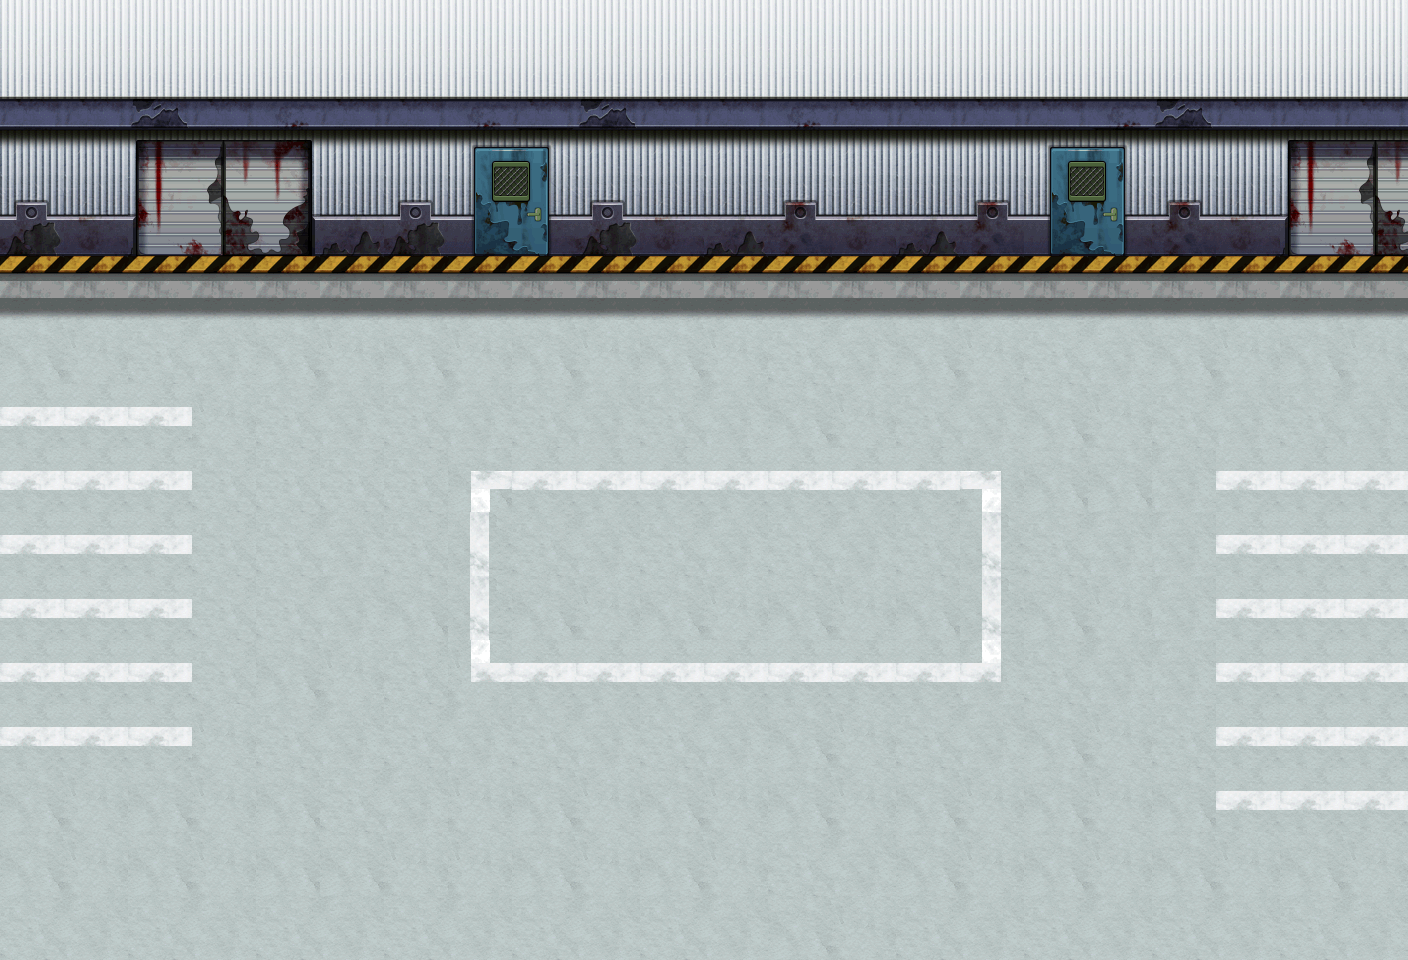

This is a level from a 2D game, rendered from its Tiled map with the project's own tilesets. A one-line summary and the map file follow, with tile-layer data summarised:
An orthogonal 22x15 tile map with 64x64 px tiles, 1 tile layer (background), 46 tilesets and 97 objects (12x collide, 10x collide_bullet).

<map version="1.0" orientation="orthogonal" width="22" height="15" tilewidth="64" tileheight="64">
 <tileset firstgid="1" name="bg02" tilewidth="64" tileheight="64">
  <image source="bg02.png" width="512" height="256" />
 </tileset>
 <tileset firstgid="33" name="jianzhu2_chaungzi01" tilewidth="61" tileheight="69">
  <image source="jianzhu2_chaungzi01.png" width="61" height="69" />
 </tileset>
 <tileset firstgid="34" name="jianzhu2_chaungzi02" tilewidth="61" tileheight="69">
  <image source="jianzhu2_chaungzi02.png" width="61" height="69" />
 </tileset>
 <tileset firstgid="35" name="jianzhu2_keng01" tilewidth="341" tileheight="173">
  <image source="jianzhu2_keng01.png" width="341" height="173" />
 </tileset>
 <tileset firstgid="36" name="jianzhu2_keng02" tilewidth="219" tileheight="126">
  <image source="jianzhu2_keng02.png" width="219" height="126" />
 </tileset>
 <tileset firstgid="37" name="jianzhu2_keng03" tilewidth="190" tileheight="112">
  <image source="jianzhu2_keng03.png" width="190" height="112" />
 </tileset>
 <tileset firstgid="38" name="jianzhu2_shidui" tilewidth="178" tileheight="392">
  <image source="jianzhu2_shidui.png" width="178" height="392" />
 </tileset>
 <tileset firstgid="39" name="jianzhu2_shidui02" tilewidth="91" tileheight="79">
  <image source="jianzhu2_shidui02.png" width="91" height="79" />
 </tileset>
 <tileset firstgid="40" name="jianzhu2_shidui03" tilewidth="122" tileheight="72">
  <image source="jianzhu2_shidui03.png" width="122" height="72" />
 </tileset>
 <tileset firstgid="41" name="jianzhu2_shidui04" tilewidth="197" tileheight="122">
  <image source="jianzhu2_shidui04.png" width="197" height="122" />
 </tileset>
 <tileset firstgid="42" name="jianzhu2_suimutou" tilewidth="173" tileheight="97">
  <image source="jianzhu2_suimutou.png" width="173" height="97" />
 </tileset>
 <tileset firstgid="43" name="jianzhu_xiangzi05" tilewidth="150" tileheight="170">
  <image source="jianzhu_xiangzi05.png" width="150" height="170" />
 </tileset>
 <tileset firstgid="44" name="jianzhu_xiangzi06" tilewidth="90" tileheight="113">
  <image source="jianzhu_xiangzi06.png" width="90" height="113" />
 </tileset>
 <tileset firstgid="45" name="jianzhu_xiangzi02" tilewidth="122" tileheight="126">
  <image source="jianzhu_xiangzi02.png" width="122" height="126" />
 </tileset>
 <tileset firstgid="46" name="jianzhu_xiangzi03" tilewidth="122" tileheight="76">
  <image source="jianzhu_xiangzi03.png" width="122" height="76" />
 </tileset>
 <tileset firstgid="47" name="jianzhu_xiangzi04" tilewidth="183" tileheight="126">
  <image source="jianzhu_xiangzi04.png" width="183" height="126" />
 </tileset>
 <tileset firstgid="48" name="jianzhu_xiangzi01" tilewidth="71" tileheight="80">
  <image source="jianzhu_xiangzi01.png" width="71" height="80" />
 </tileset>
 <tileset firstgid="49" name="jianzhu_xiangzi07" tilewidth="92" tileheight="112">
  <image source="jianzhu_xiangzi07.png" width="92" height="112" />
 </tileset>
 <tileset firstgid="50" name="jianzhu_qiang01" tilewidth="92" tileheight="54">
  <image source="jianzhu_qiang01.png" width="92" height="54" />
 </tileset>
 <tileset firstgid="51" name="jianzhu_xuezi01" tilewidth="242" tileheight="196">
  <image source="jianzhu_xuezi01.png" width="242" height="196" />
 </tileset>
 <tileset firstgid="52" name="jianzhu_xuezi02" tilewidth="219" tileheight="141">
  <image source="jianzhu_xuezi02.png" width="219" height="141" />
 </tileset>
 <tileset firstgid="53" name="jianzhu_xuezi03" tilewidth="192" tileheight="132">
  <image source="jianzhu_xuezi03.png" width="192" height="132" />
 </tileset>
 <tileset firstgid="54" name="jianzhu_xuezi04" tilewidth="421" tileheight="156">
  <image source="jianzhu_xuezi04.png" width="421" height="156" />
 </tileset>
 <tileset firstgid="55" name="jianzhu_xuezi05" tilewidth="180" tileheight="297">
  <image source="jianzhu_xuezi05.png" width="180" height="297" />
 </tileset>
 <tileset firstgid="56" name="jianzhu_tsw" tilewidth="200" tileheight="188">
  <image source="jianzhu_tsw.png" width="200" height="188" />
 </tileset>
 <tileset firstgid="57" name="jianzhu_tsw02" tilewidth="110" tileheight="177">
  <image source="jianzhu_tsw02.png" width="110" height="177" />
 </tileset>
 <tileset firstgid="58" name="jianzhu_tsw03" tilewidth="74" tileheight="184">
  <image source="jianzhu_tsw03.png" width="74" height="184" />
 </tileset>
 <tileset firstgid="59" name="jianzhu_tsw04" tilewidth="148" tileheight="93">
  <image source="jianzhu_tsw04.png" width="148" height="93" />
 </tileset>
 <tileset firstgid="60" name="jianzhu_shuidao01" tilewidth="119" tileheight="39">
  <image source="jianzhu_shuidao01.png" width="119" height="39" />
 </tileset>
 <tileset firstgid="61" name="jianzhu_ken" tilewidth="530" tileheight="534">
  <image source="jianzhu_ken.png" width="530" height="534" />
 </tileset>
 <tileset firstgid="62" name="luzhang01" tilewidth="216" tileheight="105">
  <image source="luzhang01.png" width="216" height="105" />
 </tileset>
 <tileset firstgid="63" name="luzhang02" tilewidth="212" tileheight="107">
  <image source="luzhang02.png" width="212" height="107" />
 </tileset>
 <tileset firstgid="64" name="luzhang03" tilewidth="129" tileheight="238">
  <image source="luzhang03.png" width="129" height="238" />
 </tileset>
 <tileset firstgid="65" name="luzhang04" tilewidth="110" tileheight="229">
  <image source="luzhang04.png" width="110" height="229" />
 </tileset>
 <tileset firstgid="66" name="shabao" tilewidth="113" tileheight="68">
  <image source="shabao.png" width="113" height="68" />
 </tileset>
 <tileset firstgid="67" name="jianzhu_youtong" tilewidth="72" tileheight="123">
  <image source="jianzhu_youtong.png" width="72" height="123" />
 </tileset>
 <tileset firstgid="68" name="jianzhu_huahen" tilewidth="99" tileheight="102">
  <image source="jianzhu_huahen.png" width="99" height="102" />
 </tileset>
 <tileset firstgid="69" name="jsts" tilewidth="200" tileheight="188">
  <image source="jsts.png" width="200" height="188" />
 </tileset>
 <tileset firstgid="70" name="jianzhu2_xiangzi0" tilewidth="192" tileheight="168">
  <image source="jianzhu2_xiangzi0.png" width="192" height="168" />
 </tileset>
 <tileset firstgid="71" name="yunbingche1" tilewidth="345" tileheight="247">
  <image source="yunbingche1.png" width="345" height="247" />
 </tileset>
 <tileset firstgid="72" name="yunbingche2" tilewidth="345" tileheight="245">
  <image source="yunbingche2.png" width="345" height="245" />
 </tileset>
 <tileset firstgid="73" name="jianzhu_kzt" tilewidth="377" tileheight="159">
  <image source="jianzhu_kzt.png" width="377" height="159" />
 </tileset>
 <tileset firstgid="74" name="05jianzhu_x_s01" tilewidth="57" tileheight="54">
  <image source="05jianzhu_x_s01.png" width="57" height="54" />
 </tileset>
 <tileset firstgid="75" name="05jianzhu_x_s02" tilewidth="81" tileheight="47">
  <image source="05jianzhu_x_s02.png" width="81" height="47" />
 </tileset>
 <tileset firstgid="76" name="jianzhu2_kengs02" tilewidth="53" tileheight="36">
  <image source="jianzhu2_kengs02.png" width="53" height="36" />
 </tileset>
 <tileset firstgid="77" name="jianzhu2_kengs01" tilewidth="37" tileheight="32">
  <image source="jianzhu2_kengs01.png" width="37" height="32" />
 </tileset>
 <layer name="background" width="22" height="15">
  <data>[330 cells, 330 non-empty, 30 distinct tile ids]</data>
 </layer>
 <objectgroup name="keng1" width="22" height="15">
  <properties>
   <property name="filename" value="jianzhu2_kengs02.png" />
   <property name="groundlayer" value="1" />
  </properties>
  <object gid="76" x="1041" y="448">
   <properties>
    <property name="groundZ" value="1" />
   </properties>
  </object>
  <object gid="76" x="1003" y="780" />
  <object gid="76" x="361" y="750" />
 </objectgroup>
 <objectgroup name="keng2" width="22" height="15">
  <properties>
   <property name="filename" value="jianzhu2_kengs01.png" />
   <property name="groundlayer" value="1" />
  </properties>
  <object gid="77" x="266" y="617" />
  <object gid="77" x="467" y="376" />
  <object gid="77" x="1180" y="604" />
  <object gid="77" x="-13" y="593">
   <properties>
    <property name="groundZ" value="1" />
   </properties>
  </object>
 </objectgroup>
 <objectgroup name="xiashuidao" width="22" height="15">
  <properties>
   <property name="filename" value="jianzhu_shuidao01.png" />
   <property name="groundlayer" value="1" />
  </properties>
  <object gid="60" x="1299" y="315" />
  <object gid="60" x="906" y="316" />
 </objectgroup>
 <objectgroup name="windows1" width="22" height="15">
  <properties>
   <property name="filename" value="jianzhu2_chaungzi01.png" />
   <property name="groundlayer" value="1" />
  </properties>
  <object gid="33" x="69" y="94" />
  <object gid="33" x="261" y="93" />
  <object gid="33" x="644" y="93" />
  <object gid="33" x="1220" y="93" />
 </objectgroup>
 <objectgroup name="windows2" width="22" height="15">
  <properties>
   <property name="filename" value="jianzhu2_chaungzi02.png" />
   <property name="groundlayer" value="1" />
  </properties>
  <object gid="34" x="452" y="93" />
  <object gid="34" x="836" y="93" />
  <object gid="34" x="1028" y="95" />
 </objectgroup>
 <objectgroup name="d1" width="22" height="15">
  <properties>
   <property name="filename" value="jianzhu2_keng01.png" />
   <property name="groundlayer" value="1" />
  </properties>
  <object gid="35" x="1183" y="-200">
   <properties>
    <property name="groundZ" value="1" />
   </properties>
  </object>
 </objectgroup>
 <objectgroup name="d2" width="22" height="15">
  <properties>
   <property name="filename" value="jianzhu2_keng02.png" />
   <property name="groundlayer" value="1" />
  </properties>
  <object gid="36" x="961" y="719" />
 </objectgroup>
 <objectgroup name="d3" width="22" height="15">
  <properties>
   <property name="filename" value="jianzhu2_keng03.png" />
   <property name="groundlayer" value="1" />
  </properties>
  <object gid="37" x="242" y="535">
   <properties>
    <property name="groundZ" value="1" />
   </properties>
  </object>
 </objectgroup>
 <objectgroup name="muboxb" width="22" height="15">
  <properties>
   <property name="filename" value="jianzhu_xiangzi04.png" />
   <property name="groundlayer" value="1" />
  </properties>
  <object gid="47" x="1201" y="330">
   <properties>
    <property name="groundZ" value="1" />
   </properties>
  </object>
 </objectgroup>
 <objectgroup name="oil" width="22" height="15">
  <properties>
   <property name="filename" value="jianzhu_youtong.png" />
   <property name="groundlayer" value="1" />
  </properties>
  <object gid="67" x="1131" y="327">
   <properties>
    <property name="groundZ" value="1" />
   </properties>
  </object>
 </objectgroup>
 <objectgroup name="che1" width="22" height="15">
  <properties>
   <property name="filename" value="yunbingche1.png" />
   <property name="groundlayer" value="1" />
  </properties>
  <object gid="71" x="-91" y="386">
   <properties>
    <property name="groundZ" value="2" />
   </properties>
  </object>
 </objectgroup>
 <objectgroup name="che3" width="22" height="15">
  <properties>
   <property name="buildlayer" value="1" />
   <property name="filename" value="yunbingche2.png" />
  </properties>
  <object gid="72" x="-107" y="932">
   <properties>
    <property name="groundZ" value="1" />
   </properties>
  </object>
 </objectgroup>
 <objectgroup name="che2" width="22" height="15">
  <properties>
   <property name="filename" value="yunbingche2.png" />
   <property name="groundlayer" value="1" />
  </properties>
  <object gid="72" x="1133" y="471">
   <properties>
    <property name="groundZ" value="2" />
   </properties>
  </object>
 </objectgroup>
 <objectgroup name="bianyuan" width="22" height="15">
  <properties>
   <property name="filename" value="jianzhu2_shidui.png" />
   <property name="groundlayer" value="1" />
  </properties>
  <object gid="38" x="1535" y="228" />
 </objectgroup>
 <objectgroup name="stone1" width="22" height="15">
  <properties>
   <property name="filename" value="jianzhu2_shidui02.png" />
   <property name="groundlayer" value="1" />
  </properties>
  <object gid="39" x="1624" y="387" />
 </objectgroup>
 <objectgroup name="stone3" width="22" height="15">
  <properties>
   <property name="filename" value="jianzhu2_shidui04.png" />
   <property name="groundlayer" value="1" />
  </properties>
  <object gid="41" x="786" y="267">
   <properties>
    <property name="groundZ" value="2" />
   </properties>
  </object>
 </objectgroup>
 <objectgroup name="stone2" width="22" height="15">
  <properties>
   <property name="filename" value="jianzhu2_shidui03.png" />
   <property name="groundlayer" value="1" />
  </properties>
  <object gid="40" x="913" y="304">
   <properties>
    <property name="groundZ" value="4" />
   </properties>
  </object>
 </objectgroup>
 <objectgroup name="stone4" width="22" height="15">
  <properties>
   <property name="filename" value="jianzhu2_suimutou.png" />
   <property name="groundlayer" value="1" />
  </properties>
  <object gid="42" x="-64" y="466">
   <properties>
    <property name="groundZ" value="3" />
   </properties>
  </object>
 </objectgroup>
 <objectgroup name="blackboxb" width="22" height="15">
  <properties>
   <property name="filename" value="jianzhu_xiangzi05.png" />
   <property name="groundlayer" value="1" />
  </properties>
  <object gid="43" x="265" y="385">
   <properties>
    <property name="groundZ" value="3" />
   </properties>
  </object>
 </objectgroup>
 <objectgroup name="muboxs" width="22" height="15">
  <properties>
   <property name="filename" value="jianzhu_xiangzi01.png" />
   <property name="groundlayer" value="1" />
  </properties>
  <object gid="48" x="496" y="308">
   <properties>
    <property name="groundZ" value="3" />
   </properties>
  </object>
 </objectgroup>
 <objectgroup name="shabao" width="22" height="15">
  <properties>
   <property name="filename" value="shabao.png" />
   <property name="groundlayer" value="1" />
  </properties>
  <object gid="66" x="950" y="947" />
  </objectgroup>
 <objectgroup name="greenboxs" width="22" height="15">
  <properties>
   <property name="filename" value="jianzhu_xiangzi03.png" />
   <property name="groundlayer" value="1" />
  </properties>
  <!-- 2 objects omitted --></objectgroup>
 <objectgroup name="greenbox2" width="22" height="15">
  <properties>
   <property name="filename" value="jianzhu2_xiangzi0.png" />
   <property name="groundlayer" value="1" />
  </properties>
  <!-- 1 objects omitted --></objectgroup>
 <objectgroup name="blackboxs" width="22" height="15">
  <properties>
   <property name="filename" value="jianzhu_xiangzi06.png" />
   <property name="groundlayer" value="1" />
  </properties>
  <!-- 2 objects omitted --></objectgroup>
 <objectgroup name="greenboxb" width="22" height="15">
  <properties>
   <property name="filename" value="jianzhu_xiangzi02.png" />
   <property name="groundlayer" value="1" />
  </properties>
  <!-- 1 objects omitted --></objectgroup>
 <objectgroup name="qiangxie1" width="22" height="15">
  <properties>
   <property name="filename" value="jianzhu_xiangzi07.png" />
   <property name="groundlayer" value="1" />
  </properties>
  <!-- 3 objects omitted --></objectgroup>
 <objectgroup name="qiangxie2" width="22" height="15">
  <properties>
   <property name="filename" value="jianzhu_qiang01.png" />
   <property name="groundlayer" value="1" />
  </properties>
  <!-- 1 objects omitted --></objectgroup>
 <objectgroup name="blood1" width="22" height="15">
  <properties>
   <property name="filename" value="jianzhu_xuezi01.png" />
   <property name="groundlayer" value="1" />
  </properties>
  <!-- 1 objects omitted --></objectgroup>
 <objectgroup name="blood2" width="22" height="15">
  <properties>
   <property name="filename" value="jianzhu_xuezi02.png" />
   <property name="groundlayer" value="1" />
  </properties>
  <!-- 1 objects omitted --></objectgroup>
 <objectgroup name="blood3" width="22" height="15">
  <properties>
   <property name="filename" value="jianzhu_xuezi03.png" />
   <property name="groundlayer" value="1" />
  </properties>
  <!-- 3 objects omitted --></objectgroup>
 <objectgroup name="blood4" width="22" height="15">
  <properties>
   <property name="filename" value="jianzhu_xuezi04.png" />
   <property name="groundlayer" value="1" />
  </properties>
  <!-- 2 objects omitted --></objectgroup>
 <objectgroup name="blood5" width="22" height="15">
  <properties>
   <property name="filename" value="jianzhu_xuezi05.png" />
   <property name="groundlayer" value="1" />
  </properties>
  <!-- 1 objects omitted --></objectgroup>
 <objectgroup name="tiesiwang" width="22" height="15">
  <properties>
   <property name="buildlayer" value="1" />
   <property name="filename" value="jsts.png" />
  </properties>
  <!-- 7 objects omitted --></objectgroup>
 <objectgroup name="tiesiwangdoor" width="22" height="15">
  <properties>
   <property name="buildlayer" value="1" />
   <property name="filename" value="jianzhu_tsw02.png" />
  </properties>
  <!-- 2 objects omitted --></objectgroup>
 <objectgroup name="tiesiwangdoorsui1" width="22" height="15">
  <properties>
   <property name="buildlayer" value="1" />
   <property name="filename" value="jianzhu_tsw03.png" />
  </properties>
  <!-- 1 objects omitted --></objectgroup>
 <objectgroup name="tiesiwangdoorsui2" width="22" height="15">
  <properties>
   <property name="filename" value="jianzhu_tsw04.png" />
   <property name="groundlayer" value="1" />
  </properties>
  <!-- 1 objects omitted --></objectgroup>
 <objectgroup name="dakeng" width="22" height="15">
  <properties>
   <property name="filename" value="jianzhu_ken.png" />
   <property name="groundlayer" value="1" />
  </properties>
  <!-- 1 objects omitted --></objectgroup>
 <objectgroup name="zhua" width="22" height="15">
  <properties>
   <property name="filename" value="jianzhu_huahen.png" />
   <property name="groundlayer" value="1" />
  </properties>
  <!-- 3 objects omitted --></objectgroup>
 <objectgroup name="zudang1" width="22" height="15">
  <properties>
   <property name="filename" value="luzhang01.png" />
   <property name="groundlayer" value="1" />
  </properties>
  <!-- 1 objects omitted --></objectgroup>
 <objectgroup name="zudang2" width="22" height="15">
  <properties>
   <property name="filename" value="luzhang01.png" />
   <property name="groundlayer" value="1" />
  </properties>
  <!-- 1 objects omitted --></objectgroup>
 <objectgroup name="zudang3" width="22" height="15">
  <properties>
   <property name="filename" value="luzhang03.png" />
   <property name="groundlayer" value="1" />
  </properties>
  <!-- 1 objects omitted --></objectgroup>
 <objectgroup name="zudang4" width="22" height="15">
  <properties>
   <property name="filename" value="luzhang04.png" />
   <property name="groundlayer" value="1" />
  </properties>
  <!-- 1 objects omitted --></objectgroup>
 <objectgroup name="zhihuitai" width="22" height="15">
  <properties>
   <property name="filename" value="jianzhu_kzt.png" />
   <property name="groundlayer" value="1" />
  </properties>
  <!-- 1 objects omitted --></objectgroup>
 <objectgroup name="blood6" width="22" height="15">
  <properties>
   <property name="filename" value="05jianzhu_x_s01.png" />
   <property name="groundlayer" value="1" />
  </properties>
  <!-- 1 objects omitted --></objectgroup>
 <objectgroup name="blood7" width="22" height="15">
  <properties>
   <property name="filename" value="05jianzhu_x_s02.png" />
   <property name="groundlayer" value="1" />
  </properties>
  <!-- 1 objects omitted --></objectgroup>
 <objectgroup name="collide_people" width="22" height="15" visible="0">
  <!-- 12 objects omitted --></objectgroup>
 <objectgroup name="collide_bullet" width="22" height="15" visible="0">
  <!-- 10 objects omitted --></objectgroup>
</map>
<!-- 65 of 97 objects omitted -->
